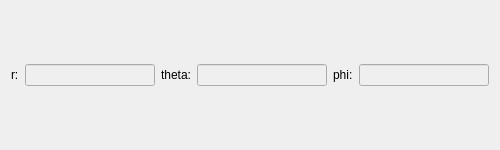
<?xml version="1.0" encoding="UTF-8"?>
<ui version="4.0">
 <class>QueryWindow</class>
 <widget class="QWidget" name="QueryWindow">
  <property name="geometry">
   <rect>
    <x>0</x>
    <y>0</y>
    <width>500</width>
    <height>150</height>
   </rect>
  </property>
  <property name="sizePolicy">
   <sizepolicy hsizetype="MinimumExpanding" vsizetype="MinimumExpanding">
    <horstretch>0</horstretch>
    <verstretch>0</verstretch>
   </sizepolicy>
  </property>
  <property name="maximumSize">
   <size>
    <width>500</width>
    <height>150</height>
   </size>
  </property>
  <property name="windowTitle">
   <string>Form</string>
  </property>
  <layout class="QVBoxLayout" name="verticalLayout_2">
   <item>
    <layout class="QVBoxLayout" name="verticalLayout">
     <item>
      <layout class="QHBoxLayout" name="horizontalLayout_3">
       <item>
        <widget class="QLabel" name="labelP">
         <property name="text">
          <string>r:</string>
         </property>
        </widget>
       </item>
       <item>
        <widget class="QLineEdit" name="editP">
         <property name="enabled">
          <bool>false</bool>
         </property>
         <property name="minimumSize">
          <size>
           <width>60</width>
           <height>0</height>
          </size>
         </property>
        </widget>
       </item>
       <item>
        <widget class="QLabel" name="labelQ">
         <property name="text">
          <string>theta:</string>
         </property>
        </widget>
       </item>
       <item>
        <widget class="QLineEdit" name="editQ">
         <property name="enabled">
          <bool>false</bool>
         </property>
         <property name="minimumSize">
          <size>
           <width>60</width>
           <height>0</height>
          </size>
         </property>
        </widget>
       </item>
       <item>
        <widget class="QLabel" name="labelR">
         <property name="text">
          <string>phi:</string>
         </property>
        </widget>
       </item>
       <item>
        <widget class="QLineEdit" name="editR">
         <property name="enabled">
          <bool>false</bool>
         </property>
         <property name="minimumSize">
          <size>
           <width>60</width>
           <height>0</height>
          </size>
         </property>
        </widget>
       </item>
      </layout>
     </item>
     <item>
      <layout class="QHBoxLayout" name="horValLayout">
       <property name="topMargin">
        <number>0</number>
       </property>
       <property name="rightMargin">
        <number>0</number>
       </property>
      </layout>
     </item>
    </layout>
   </item>
  </layout>
 </widget>
 <resources/>
 <connections/>
</ui>
